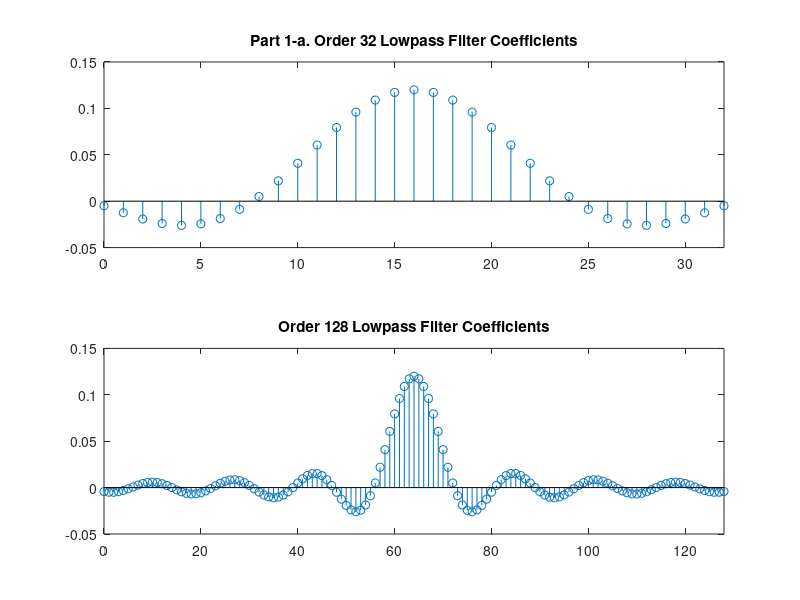
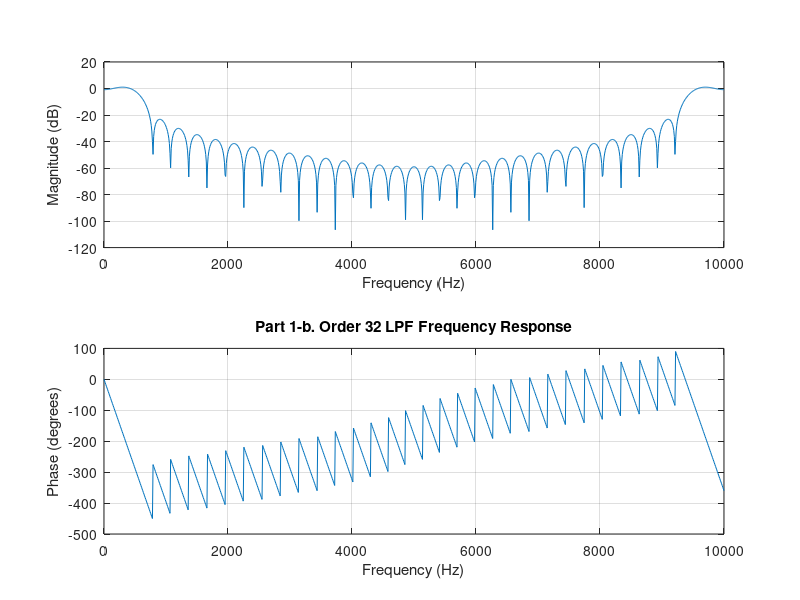
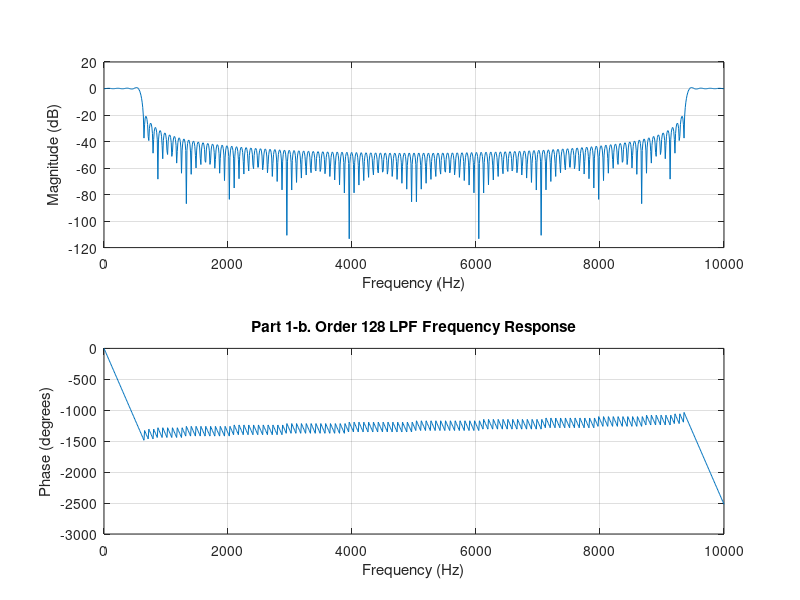
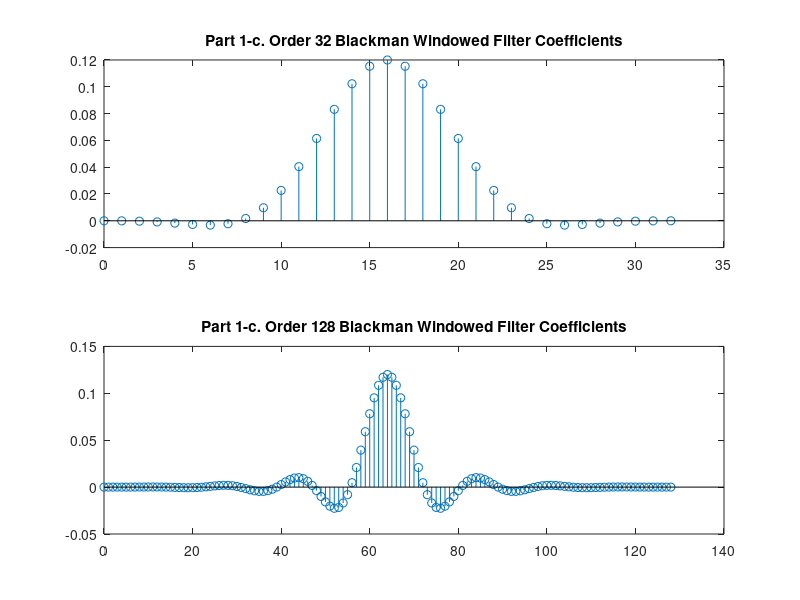

Recreate these plots in MATLAB, in order. (Note: this script raises an error after producing the figures.)
%% Part 1
% Jordan R. Smith
% ECE 714 - Assignment #4
% 24 October 2016
%
% Part 1-a.
% Assume a sampling rate of 10 kHz. Design two FIR LPF's using the
% assignment equation, (1) with N = 33, and (2) with N = 129. For each
% filter, the cut-off is 600 Hz. Stem the filter plots, FIR coefficients
% versus n.


fs = 10000;         % 10 kHz sampling rate
flp = 600;          % cutoff frequency
fc = 2400;          % 2.4 kHz center frequency
fhp = 4400;         % highpass frequency
wlp = 2*pi*flp/fs;  % normalized lowpass
wc = 2*pi*fc/fs;    % normalized cutoff


N33 = 33;           % Filter 1 Values
n33 = 0:N33-1;
d33 = (N33-1)/2;

N129 = 129;         % Filter 2 Values
n129 = 0:N129-1;
d129 = (N129-1)/2;

hlp33(n33+1) = (wlp/pi)*sinc((wlp/pi)*(n33-d33));       %LPF Coefficents
hlp129(n129+1) = (wlp/pi)*sinc((wlp/pi)*(n129-d129));

figure(1)
subplot(2,1,1)
stem(n33, hlp33)
title('Part 1-a. Order 32 Lowpass Filter Coefficients')
xlim([0 32])
subplot(2,1,2)
stem(n129, hlp129)
title('Order 128 Lowpass Filter Coefficients')
xlim([0 128])

% Part 1-b.
% Determine the frequency response of the two filters using the freqz()
% command, evaluating at 1024 points along the horizontal axis. Comment on
% differences in the report.

figure(2)
freqz(hlp33,1,1024,'whole',fs)
title('Part 1-b. Order 32 LPF Frequency Response')

figure(3)
freqz(hlp129,1,1024,'whole',fs)
title('Part 1-b. Order 128 LPF Frequency Response')

% Part 1-c.
% Repeat 1-a, but instead multiply the coefficient results by a blackman
% window, length N.

hlp33t = hlp33.';       % transposed vector, to operate with blackman().
hlp129t = hlp129.';

hlpblck33 = hlp33t.*blackman(N33);
hlpblck129 = hlp129t.*blackman(N129);

figure(4)
subplot(2,1,1)
stem(n33,hlpblck33)
title('Part 1-c. Order 32 Blackman Windowed Filter Coefficients')
subplot(2,1,2)
stem(n129,hlpblck129)
title('Part 1-c. Order 128 Blackman Windowed Filter Coefficients')

% Part 1-d.
% Determine the frequency response using freqz() of the newly windowed
% coefficients. Comment on the differences observed between the blackman
% frequency response, and the originally generated frequency response from
% part b.

figure(5)
freqz(hlpblck33,1,1024,'whole',fs)
title('Part 1-d. Order 32 Windowed Frequency Response')

figure(6)
freqz(hlpblck129,1,1024,'whole',fs)
title('Part 1-d. Order 128 Windowed Frequency Response')

% Part 1-e.
% Generate a bandpass filter from the original lowpass coefficients. The
% bandwidth is 1.2 kHz, due to the 600 Hz cutoff.

hbp33 = 2.*hlp33.*cos(wc.*(n33-d33));
hbp129 = 2.*hlp129.*cos(wc.*(n129-d129));

figure(7)
subplot(2,1,1)
stem(n33,hbp33)
title('Part 1-e. Order 32 Bandpass Filter Coefficients')
subplot(2,1,2)
stem(n129,hbp129)
title('Part 1-e. Order 128 Bandpass Filter Coefficients')

% Part 1-f.
% Determine the frequency response of the bandpass filter, and comment on
% the similarities and differences between the two filters.

figure(8)
freqz(hbp33,1,1024,'whole',fs)
title('Part 1-f. Order 32 Bandpass Filter Frequency Response')

figure(9)
freqz(hbp129,1,1024,'whole',fs)
title('Part 1-f. Order 128 Bandpass Filter Frequency Response')

% Part 1-g.
% Convert into two highpass filters, utilizing fhp = 4.4 kHz. Stem plot the
% FIR coefficients of the highpass filters.

hhp33 = hlp33.*cos(pi.*(n33-d33));
hhp129 = hlp129.*cos(pi.*(n129-d129));

figure(10)
subplot(2,1,1)
stem(n33,hhp33)
title('Part 1-g. Order 32 Highpass Filter Coefficients')
subplot(2,1,2)
stem(n129,hhp129)
title('Part 1-g. Order 128 Highpass Filter Coefficients')

% Part 1-h.
% Determine the frequency response of the highpass filter, and comment on
% the differences and similarities between the two filters.

figure(11)
freqz(hhp33,1,1024,'whole',fs)
title('Part 1-h. Order 32 Highpass Filter Frequency Response')

figure(12)
freqz(hhp129,1,1024,'whole',fs)
title('Part 1-h. Order 128 Highpass Filter Frequency Response')

% Part 1-i.
% Load the data from the wave4.wav file, using [x,fs] =
% audioread('wave4.wav'), and plot the frequency spectrum of the signal.

[x,fs] = audioread('wave4.wav');    % Load audio data
f = fs*(0:length(x)-1)/length(x);   % determine frequency for fft plotting.

figure(13)
plot(f,abs(fft(x)))                 % Frequency Spectrum of wave4.
title('Part 1-i. Frequency Spectrum of the Sound Signal')
xlabel('Frequency(Hz)')

% Part 1-j.
% The output of an FIR system is the impulse convolved with the input. The
% signal x is the input, with the lowpass, highpass, and bandpass signals
% the convolving function. Compute the output with the 129 term versions of
% the filters, designed using the Blackman window.

hbp129t = hbp129.';
hhp129t = hhp129.';

hbpblck129 = hbp129t.*blackman(N129);
hhpblck129 = hhp129t.*blackman(N129);

xlp = conv(hlpblck129,x); 
xbp = conv(hbpblck129,x); 
xhp = conv(hhpblck129,x);

fj = fs*(0:length(xlp)-1)/length(xlp);  %Convolved Matrices are same size.

figure(14)
plot(fj,abs(fft(xlp)))
title('Part 1-j. Convolved Lowpass Blackman Order 128 Frequency Spectra')
xlabel('Frequency(Hz)')

figure(15)
plot(fj,abs(fft(xbp)))
title('Part 1-j. Convolved Bandpass Blackman Order 128 Frequency Spectra')
xlabel('Frequency(Hz)')

figure(16)
plot(fj,abs(fft(xhp)))
title('Part 1-j. Convolved Highpass Blackman Order 128 Frequency Spectra')
xlabel('Frequency(Hz)')

%% Part 2
% With f = 20 to 20 kHz for a specific audio analog output, Ha, a
% pre-compensation FIR filter with fs = 40 000 requires an ideally flat
% frequency response.
%
% Part 2-a.
% Plot Ha versus f on a linear scale, where f = 20 to 20,000 Hz, in 
% increments of 20 Hz (in MATLAB: f=20:20:20000 ).

f = 20:20:20000;
fs = 40000;
Ha = 1.2e8*(((200+f)./(800+f))./(8000 + f))./(8000 + f);

figure(17)
plot(f,Ha);
title('Part 2-a. Linear Scale of Signal versus Frequency')
xlabel('Frequency (Hz)')
ylabel('Ha Output')

% Part 2-b.
% Plot the ideal pre-compensation filter gain Hipc(f) versus f on a linear 
% scale, where f = 20 to 20000 Hz, in increments of 20 Hz. Remember, the 
% ideal pre-compensation filter has a gain Hipc(f) = 1/Ha(f).

Hipc = Ha.^-1;

figure(18)
plot(f,Hipc)
title('Part 2-b. Ideal Pre-Compensation filter gain Hipc(f) vs. f')
xlabel('Frequency (Hz)')
ylabel('Hipc(f)')

% Part 2-c.
% Use firls() to design a 16th order FIR filter with gain Hipc for flat
% frequency response.

n = 0:16;
hpc = firls(16, f/(fs/2), Hipc);

figure(19)
hold on
stem(n,hpc,'r')
plot(n,hpc,'b')
title('Part 2-c. 16th order FIR filter with Hpc(f) gain')
ylabel('Magnitude')
xlabel('Coefficients')
xlim([0 16])
hold off

% Part 2-d.
% Determine the actual pre-compensation filter gain by using a frequency
% spectra plotting script line.

hpc_d = abs(fft(hpc,2000));
adj_freq = fs*((0:length(hpc_d)-1)/length(hpc_d));

figure(20)
plot(adj_freq,hpc_d)
title('Part 2-d. Pre-compensation filter gain')
xlabel('Frequency (Hz)')
ylabel('Gain')

% Part 2-e.
% Plot Hpc(f)Ha(f), which should be ideally 1 across all frequencies. Plot
% against frequency, from 0 to 20 kHz.

hpc_e = hpc_d(1:1000);
convolved = hpc_e.*Ha;
adj_freq2 = fs*((0:length(hpc_e)-1)/length(hpc_e));

figure(21)
plot(adj_freq2, convolved)
title('Part 2-e. Hpc(f)Ha(f) Compensation versus Frequency')
xlabel('Frequency (Hz)')
ylabel('Ha(f)Hpc(f)')

% Part 2-f,g,h.
% Redo parts (c), (d), and (e), but instead with a filter length of 65, or
% 64th order filter. Rehashes the code from those sections with N=65.

n = 0:64;
hpc64 = firls(64, f/(fs/2), Hipc);      % 2-f.

figure(22)
hold on
stem(n,hpc64,'r')
plot(n,hpc64,'b')
title('Part 2-f. 64th order FIR filter with Hpc(f) gain')
ylabel('Magnitude')
xlabel('Coefficients')
xlim([0 64])
hold off

hpc_g = abs(fft(hpc64,2000));           % 2-g.
adj_freq3 = fs*((0:length(hpc_g)-1)/length(hpc_g));

figure(23)
plot(adj_freq3,hpc_g)
title('Part 2-g. Pre-compensation filter gain')
xlabel('Frequency (Hz)')
ylabel('Gain')


hpc_h = hpc_g(1:1000);                  % 2-h.
convolved2 = hpc_h.*Ha;
adj_freq4 = fs*((0:length(hpc_h)-1)/length(hpc_h));

figure(24)
plot(adj_freq4, convolved2)
title('Part 2-h. Hpc(f)Ha(f) Compensation versus Frequency')
xlabel('Frequency (Hz)')
ylabel('Ha(f)Hpc(f)')